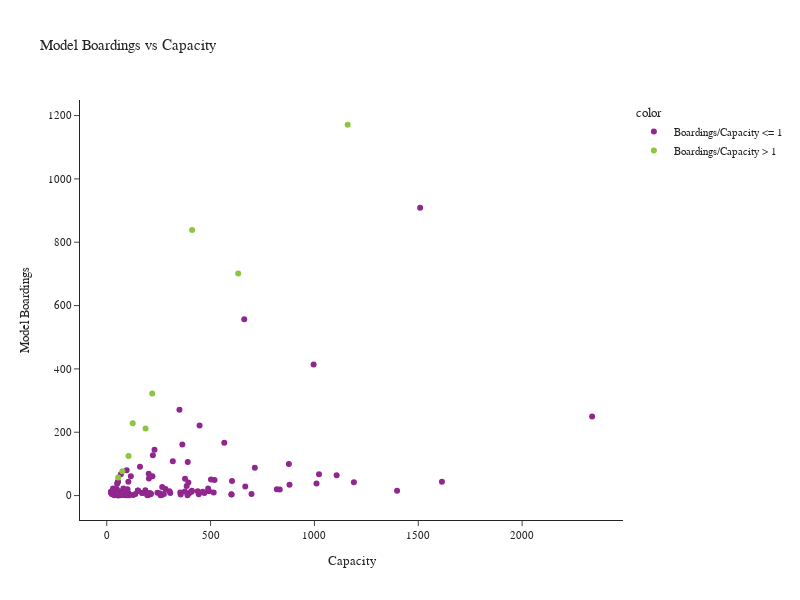

Here is the notebook cell this chart was saved with:
### Code cell
df['color'] = np.where(df['Boardings/Capacity'] > 1, 'Boardings/Capacity > 1', 'Boardings/Capacity <= 1')

fig = px.scatter(df, y='Model Boardings', x='Capacity', title='Model Boardings vs Capacity',
                 hover_data={'name': True, 'Model Boardings': True, 'Capacity': True, 'Boardings/Capacity': ':.2f'},
                 color='color')
fig.update_layout(height=600, width=800)
fig.show()

### Figure 1 — Plotly figure (JSON) as saved in the notebook; plotly's stock layout.template omitted (floating-point values rounded to 4 significant figures; data arrays with more than 128 entries replaced by an {"elided": "..."} marker saying what was removed)
{"data": [{"customdata": {"elided": "131x2 mixed values"}, "hovertemplate": "color=Boardings/Capacity <= 1<br>Capacity=%{x}<br>Model Boardings=%{y}<br>name=%{customdata[0]}<br>Boardings/Capacity=%{customdata[1]:.2f}<extra></extra>", "legendgroup": "Boardings/Capacity <= 1", "marker": {"color": "#91268F", "symbol": "circle"}, "mode": "markers", "name": "Boardings/Capacity <= 1", "orientation": "v", "showlegend": true, "type": "scatter", "x": {"elided": "131 int values"}, "xaxis": "x", "y": {"elided": "131 int values"}, "yaxis": "y"}, {"customdata": [["Auburn Station (CR)", 1.107], ["Bethany Bible Church", 1.027], ["Spokane Street P&R", 1.036], ["Greenlake P&R", 2.041], ["Port Orchard Armory", 1.19], ["Bainbridge Island Ferry", 1.134], ["Puyallup Fair's Red Lot", 1.47], ["Calvary Christian Assembly", 1.824], ["South SeaTac (LR)", 1.009]], "hovertemplate": "color=Boardings/Capacity > 1<br>Capacity=%{x}<br>Model Boardings=%{y}<br>name=%{customdata[0]}<br>Boardings/Capacity=%{customdata[1]:.2f}<extra></extra>", "legendgroup": "Boardings/Capacity > 1", "marker": {"color": "#8CC63E", "symbol": "circle"}, "mode": "markers", "name": "Boardings/Capacity > 1", "orientation": "v", "showlegend": true, "type": "scatter", "x": [633, 75, 55, 411, 105, 187, 219, 125, 1160], "xaxis": "x", "y": [701, 77, 57, 839, 125, 212, 322, 228, 1171], "yaxis": "y"}], "layout": {"height": 600, "legend": {"title": {"text": "color"}, "tracegroupgap": 0}, "title": {"text": "Model Boardings vs Capacity"}, "width": 800, "xaxis": {"anchor": "y", "domain": [0, 1], "title": {"text": "Capacity"}}, "yaxis": {"anchor": "x", "domain": [0, 1], "title": {"text": "Model Boardings"}}}}
